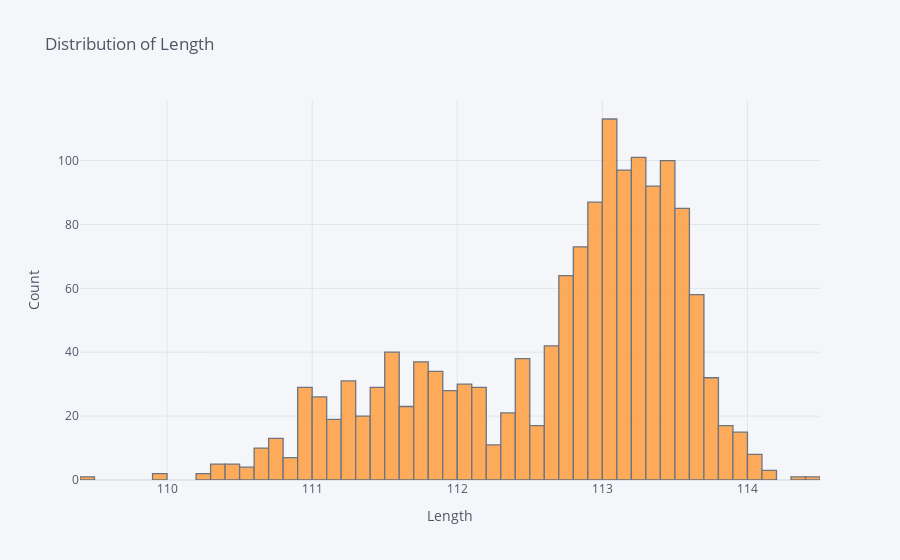

Notebook code cell kept with this figure:
### Code cell
distr(df['length'],title='Distribution of Length',xlabel='Length',ylabel='Count')

### Figure 1 — Plotly figure (JSON) as saved in the notebook; plotly's stock layout.template omitted (floating-point values rounded to 4 significant figures; data arrays with more than 128 entries replaced by an {"elided": "..."} marker saying what was removed)
{"data": [{"histfunc": "count", "histnorm": "", "marker": {"color": "rgba(255, 153, 51, 1.0)", "line": {"color": "#4D5663", "width": 1.3}}, "name": "length", "opacity": 0.8, "orientation": "v", "type": "histogram", "x": {"elided": "1500 float values"}}], "layout": {"barmode": "overlay", "legend": {"bgcolor": "#F5F6F9", "font": {"color": "#4D5663"}}, "paper_bgcolor": "#F5F6F9", "plot_bgcolor": "#F5F6F9", "title": {"font": {"color": "#4D5663"}, "text": "Distribution of Length"}, "xaxis": {"gridcolor": "#E1E5ED", "showgrid": true, "tickfont": {"color": "#4D5663"}, "title": {"font": {"color": "#4D5663"}, "text": "Length"}, "zerolinecolor": "#E1E5ED"}, "yaxis": {"gridcolor": "#E1E5ED", "showgrid": true, "tickfont": {"color": "#4D5663"}, "title": {"font": {"color": "#4D5663"}, "text": "Count"}, "zerolinecolor": "#E1E5ED"}}}
